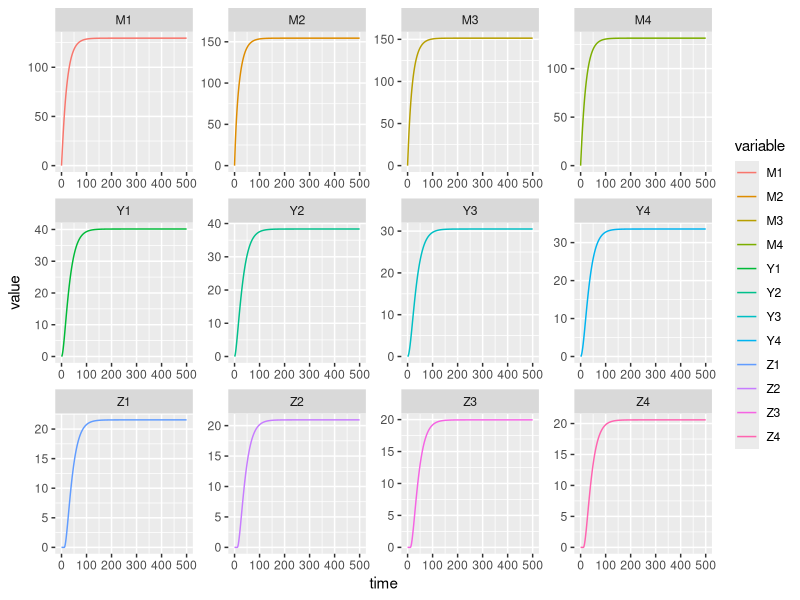

Reproduce this figure in R.
rm(list = ls()); gc()
library(deSolve)
library(expm)
library(MASS)
library(data.table)
library(ggplot2)

# --------------------------------------------------------------------------------
# check forward solutions (start with Lambda)
# --------------------------------------------------------------------------------

f <- 0.3
q <- 0.9

n_patch <- 4
g <- 1/20
sigma <- 1/10

tau <- 11

# for sampling K
set.seed(43583491L)
K <- matrix(0, n_patch, n_patch)
K[upper.tri(K)] <- rexp(sum(1:(n_patch-1)))
K[lower.tri(K)] <- rexp(sum(1:(n_patch-1)))
K <- K/rowSums(K)

Omega <- diag(g, n_patch) + (diag(sigma, n_patch) %*% (diag(n_patch) - K))
OmegaEIP <- expm::expm(-Omega * tau)

kappa <- c(0.1, 0.075, 0.025, 0.05)

Lambda <- c(5, 10, 8, 6)

Y0 <- rep(0, n_patch*3)

M_ix <- 1:4
Y_ix <- 5:8
Z_ix <- 9:12

spat_ode <- function(t, y, pars) {
  M <- y[M_ix]
  Y <- y[Y_ix]
  Z <- y[Z_ix]
  if (t < tau) {
    M_tau <- Y0[M_ix]
    Y_tau <- Y0[Y_ix]
  } else {
    MYZ_tau <- lagvalue(t - tau)
    M_tau <- MYZ_tau[M_ix]
    Y_tau <- MYZ_tau[Y_ix]
  }
  dMdt <- Lambda - (Omega %*% M)
  dYdt <- f*q*kappa*(M - Y) - (Omega %*% Y)
  dZdt <- (OmegaEIP %*% (f*q*kappa*(M_tau - Y_tau))) - (Omega %*% Z)
  return(list(c(dMdt, dYdt, dZdt)))
}

spat_out <- dede(y = Y0, times = 0:500, func = spat_ode)
spat_out <- as.data.frame(spat_out)
colnames(spat_out) <- c("time", unlist(lapply(c("M","Y","Z"), function(x) paste0(x, 1:4))))

spat_out <- melt(as.data.table(spat_out), id.vars = 'time')

ggplot(spat_out) +
  geom_line(aes(x=time,y=value,color=variable)) +
  facet_wrap(. ~ variable, scales = 'free')

tmax <- spat_out[, max(time)]

# useful matrices
# OmegaEIP_inv <- qr.solve(OmegaEIP)
OmegaEIP_inv <- expm::expm(Omega * tau) # properties of matrix exp
Omega_inv <- solve(Omega)

# check M
M_analytic <- as.vector(Omega_inv %*% Lambda)
M_simulation <- spat_out[time == tmax, value[M_ix]]

rbind(M_analytic, M_simulation)

# check Y
# fqk_Omega_inv <- MASS::ginv(diag(f*q*kappa) + Omega)
fqk_Omega_inv <- solve(diag(f*q*kappa) + Omega)
# Y_analytic <- as.vector(fqk_Omega_inv %*% (f*q*kappa*M_analytic))
Y_simulation <- spat_out[time == tmax, value[Y_ix]]

Y_analytic <- as.vector(fqk_Omega_inv %*% diag(f*q*kappa) %*% matrix(M_analytic))


rbind(Y_analytic, Y_simulation)

# check Z
Z_analytic <- as.vector((Omega_inv %*% OmegaEIP) %*% (diag(f*q*kappa) %*% ((M_analytic) - (fqk_Omega_inv %*% (diag(f*q*kappa) %*% matrix(M_analytic))))))
Z_simulation <- spat_out[time == tmax, value[Z_ix]]

rbind(Z_analytic, Z_simulation)


# --------------------------------------------------------------------------------
# check backwards solutions (start with Z)
# --------------------------------------------------------------------------------

# check M-Y
Z <- Z_simulation
# MY_analytic <- as.vector((OmegaEIP_inv %*% Omega %*% Z) / matrix(f*q*kappa))
MY_analytic <- as.vector(diag(1/(f*q*kappa)) %*% OmegaEIP_inv %*% Omega %*% Z)
MY_simulation <- spat_out[time == tmax, value[M_ix] - value[Y_ix]]

rbind(MY_analytic, MY_simulation)

# check Y
Y_analytic <- as.vector(Omega_inv %*% (diag(f*q*kappa) %*% matrix(MY_analytic)))

rbind(Y_analytic, Y_simulation)

# check M
M_analytic <- MY_analytic + Y_analytic

rbind(M_analytic, M_simulation)

# check Lambda
Lambda_analytic <- as.vector(Omega %*% M_analytic)

rbind(Lambda_analytic, Lambda)
